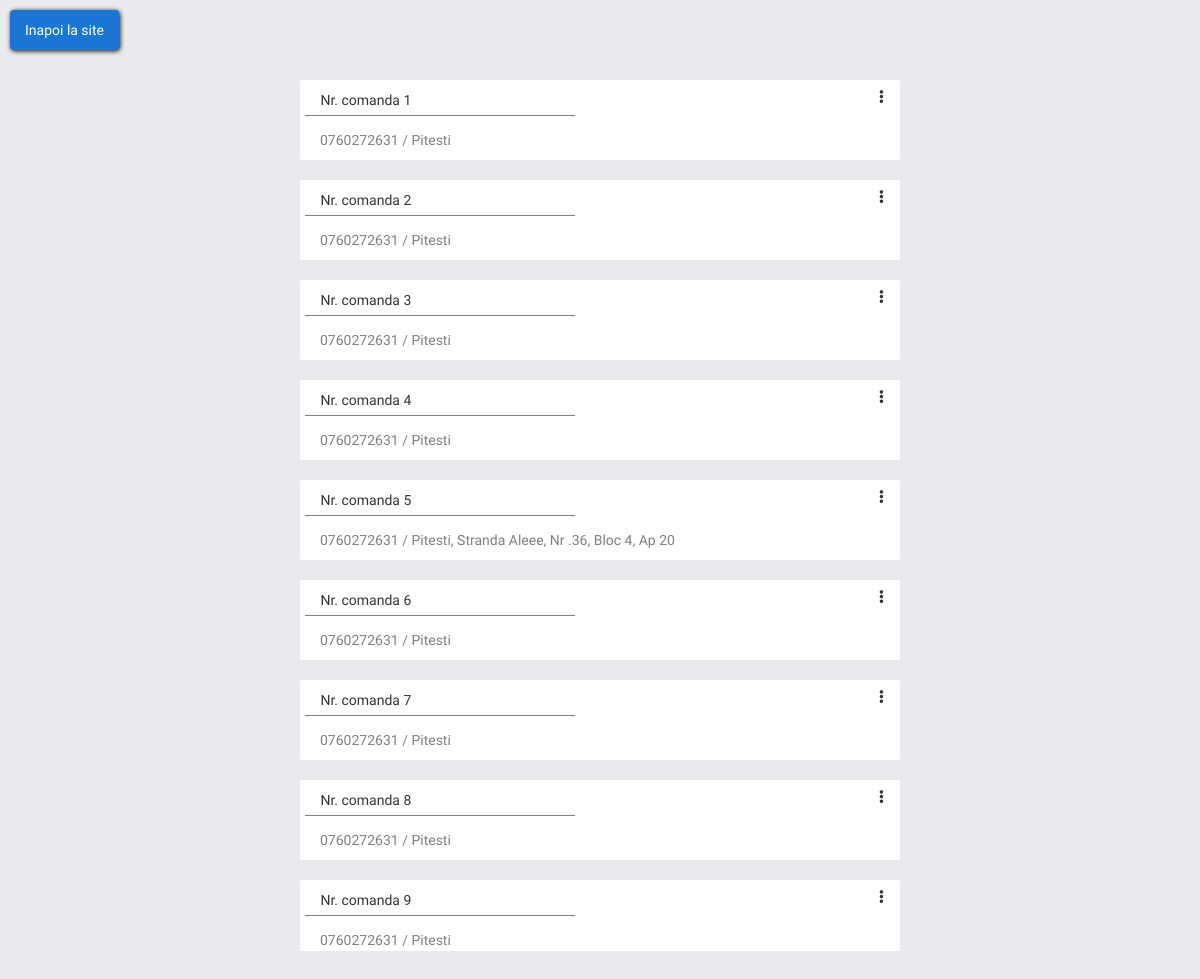
Page /comenzile-mele.php (signed in) on the committed database.
### tables this page shows
CREATE TABLE `comanda` (
  `id_comanda` int(11) NOT NULL,
  `data_comanda` datetime NOT NULL,
  `user_account` int(11) NOT NULL,
  `nume_facturare` varchar(100) NOT NULL,
  `telefon_facturare` varchar(12) NOT NULL,
  `adresa_facturare` varchar(200) NOT NULL
);

### www/classes/common-util.php (called while the page is built, shortened)
<?php
	class CommonUtil{
		public static $host = "localhost:3306";
		public static $user = "root";
		public static $password = "";
		public static $database = "restaurant";
		public static function openConnection(){
			$mysqli = new mysqli(self::$host, self::$user, self::$password, self::$database);
			return $mysqli;
		}
		}
?>

### www/classes/db_comanda.php (called while the page is built, shortened)
<?php
	require('comanda.php');
	class ComandaDAO{
		private $connection;
		private $selectByUserQuery = "SELECT id_comanda, data_comanda, user_account, nume_facturare, telefon_facturare, adresa_facturare FROM comanda WHERE user_account = ? ;";
		function __construct(){
			$this->connection = CommonUtil::openConnection();
		}
		public function getAllComenziByUSer($id){
			$comenzi = array();
			if($statement = $this->connection->prepare($this->selectByUserQuery)){
				$statement->bind_param('i', $id);
				$statement->execute();
				$statement->bind_result($idComanda, $dataComanda, $userAccount, $numeFacturare, $telefonFacturare, $adresaFacturare);
				while($statement->fetch()){
					$comanda = new Comanda($dataComanda, $userAccount, $numeFacturare, $telefonFacturare, $adresaFacturare);
					$comanda->id = $idComanda;
					array_push($comenzi, $comanda);
				}
			}
			return $comenzi;
		}
	}
?>

### www/classes/comanda.php (called while the page is built, shortened)
<?php
	class Comanda{
		function __construct($dataComanda, $userComanda, $numeFacturare, $telefonFacturare, $adresaFacturare){
			$this->telefonFacturare = $telefonFacturare;
			$this->adresaFacturare = $adresaFacturare;
		}
	}
?>

### www/comenzile-mele.php (the view, shortened to what this page needs)
<?php
	require('classes/common-util.php');
	require('classes/db_comanda.php');
	$comandaDao = new ComandaDAO();
	$comenzi = $comandaDao->getAllComenziByUSer($_SESSION["currentUserId"]);
?>
<!DOCTYPE html>
<html>
	<head>
		<link rel="stylesheet" href="https://maxcdn.bootstrapcdn.com/bootstrap/3.3.7/css/bootstrap.min.css"/>
		<link href="css/comenzile-mele.css" rel="stylesheet" />
	</head>
	<body>
		<div class="header">
			<a href="index.php">Inapoi la site</a>
		</div>
		<div class="body" style="overflow: auto">
			<div class="comenzi-container">
				<table cellpadding="0" cellspacing="0" class="comenzi-table">
					<tbody>
						<?php foreach($comenzi as $comanda) { ?>
						<tr>
							<td>
								<div class="left-container">
									<div class="numar-comanda-container">
										<div class="numar-comanda-panel">
											<span>Nr. comanda <?php echo $comanda->id ?></span>
										</div>
									</div>
									<div class="adresa-comanda-container">
										<span><?php echo $comanda->telefonFacturare." / ".$comanda->adresaFacturare ?></span>
									</div>
								</div>
								<div class="right-container">
									<button type="button" class="detalii-comanda">
										<i class="glyphicon glyphicon-option-vertical"></i>
									</button>
								</div>
							</td>
						</tr>
						<?php }?>
					</tbody>
				</table>
			</div>
		</div>
	</body>
</html>

### www/css/comenzile-mele.css (style rules this page uses)
body { height: 100vh; margin: 0; padding: 0; background: #e9ebee; }
.header { display: flex; height: 10%; max-height: 60px; align-items: center; }
.header a { background: #1976d2; padding: 10px; padding-left: 15px; padding-right: 15px; margin-left: 10px; color: white; text-decoration: none; font-family: 'Poor Story'; border-radius: 4px; box-shadow: 1px 1px 5px black; transition: box-shadow .4s ease-out; }
.body { height: calc(90% - 10px); margin-top: 10px; }
.comenzi-container { position: relative; left: 10%; height: 100%; width: 80%; }
.comenzi-table, .comenzi-table tbody { display: block; }
.comenzi-table tr { display: flex; min-height: 100px; max-height: 120px; justify-content: center; align-items: center; }
.comenzi-table td { display: block; width: 100%; min-height: 80px; max-width: 600px; background: white; border-radius: 3px; overflow: hidden; transition: box-shadow .4s ease-out; }
td .left-container { display: inline-block; float: left; width: 90%; height: 80px; }
td .right-container { position: relative; display: inline-block; float: left; width: 10%; min-height: 80px; }
.numar-comanda-container { display: block; height: 50%; overflow: hidden; }
.numar-comanda-panel { display: flex; position: relative; left: 1%; height: 80%; width: 50%; top: 10%; padding-left: 15px; border-bottom: 1px solid rgba(0, 0, 0, 0.5); align-items: center; font-family: 'Poor Story'; transition: width .4s ease-out; }
.adresa-comanda-container { display: flex; height: 50%; align-items: center; padding-left: 20px; font-family: 'Poor Story'; color: rgba(0, 0, 0, 0.5); }
.detalii-comanda { position: absolute; right: 5px; top: 5px; border: 0; background: transparent; outline: none; }

### rows in the picture
comanda: id_comanda "1", telefon_facturare "0760272631", adresa_facturare "Pitesti"
comanda: id_comanda "2", telefon_facturare "0760272631", adresa_facturare "Pitesti"
comanda: id_comanda "3", telefon_facturare "0760272631", adresa_facturare "Pitesti"
comanda: id_comanda "4", telefon_facturare "0760272631", adresa_facturare "Pitesti"
comanda: id_comanda "5", telefon_facturare "0760272631", adresa_facturare "Pitesti, Stranda Aleee, Nr .36, Bloc 4, Ap 20"
comanda: id_comanda "6", telefon_facturare "0760272631", adresa_facturare "Pitesti"
comanda: id_comanda "7", telefon_facturare "0760272631", adresa_facturare "Pitesti"
comanda: id_comanda "8", telefon_facturare "0760272631", adresa_facturare "Pitesti"
comanda: id_comanda "9", telefon_facturare "0760272631", adresa_facturare "Pitesti"
